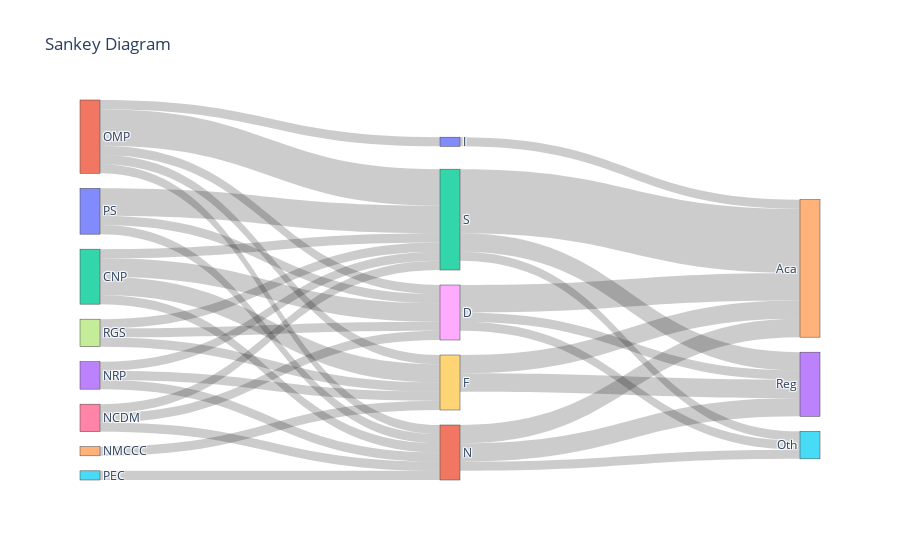

The cell this chart's notebook holds for it:
### Markdown cell above
# Sankey Diagram
## Instructions
<ul>
<li>Create a Sankey Diagram that connects <strong>('PS', 'OMP', 'CNP', 'NRP', 'NMCCC', 'PEC', 'NCDM', 'RGS')</strong> to the <strong>LABELS</strong> <strong>('Reg', 'Aca', 'Oth')</strong> </li>
<li>Follow the Path Specifications</li>
</ul>

### Code cell
import pandas as pd
import plotly.graph_objects as go

# Load data
sankey_df = pd.read_csv('sources/sankey_assignment.csv').set_index('LABEL')

# Nodes
sources = ['PS', 'OMP', 'CNP', 'NRP', 'NMCCC', 'PEC', 'NCDM', 'RGS']
labels = ['D', 'F', 'I', 'N', 'S']
targets = ['Reg', 'Aca', 'Oth']
all_nodes = sources + labels + targets
node_indices = {node: i for i, node in enumerate(all_nodes)}

# Links
links = []
# Sources to Labels
for source in sources:
    for label in labels:
        value = sankey_df.loc[label, source]
        if value > 0:
            links.append({
                'source': node_indices[source],
                'target': node_indices[label],
                'value': value
            })
# Labels to Targets
for label in labels:
    for target in targets:
        value = sankey_df.loc[label, target]
        if value > 0:
            links.append({
                'source': node_indices[label],
                'target': node_indices[target],
                'value': value
            })

# Plot
fig = go.Figure(go.Sankey(
    node=dict(pad=15, thickness=20, label=all_nodes),
    link=dict(
        source=[l['source'] for l in links],
        target=[l['target'] for l in links],
        value=[l['value'] for l in links]
    )
))
fig.update_layout(title_text="Sankey Diagram")
fig.show()

### Figure 1 — Plotly figure (JSON) as saved in the notebook; plotly's stock layout.template omitted (floating-point values rounded to 4 significant figures)
{"data": [{"link": {"source": [0, 0, 0, 1, 1, 1, 1, 1, 2, 2, 2, 2, 3, 3, 3, 4, 5, 6, 6, 6, 7, 7, 7, 8, 8, 8, 9, 9, 10, 11, 11, 11, 12, 12, 12], "target": [8, 11, 12, 8, 9, 10, 11, 12, 8, 9, 11, 12, 9, 11, 12, 9, 11, 8, 11, 12, 8, 9, 12, 13, 14, 15, 13, 14, 14, 13, 14, 15, 13, 14, 15], "value": [1, 1, 3, 1, 1, 1, 1, 4, 2, 2, 1, 1, 1, 1, 1, 1, 1, 1, 1, 1, 1, 1, 1, 1, 3, 1, 2, 2, 1, 2, 2, 1, 2, 7, 1]}, "node": {"label": ["PS", "OMP", "CNP", "NRP", "NMCCC", "PEC", "NCDM", "RGS", "D", "F", "I", "N", "S", "Reg", "Aca", "Oth"], "pad": 15, "thickness": 20}, "type": "sankey"}], "layout": {"title": {"text": "Sankey Diagram"}}}
